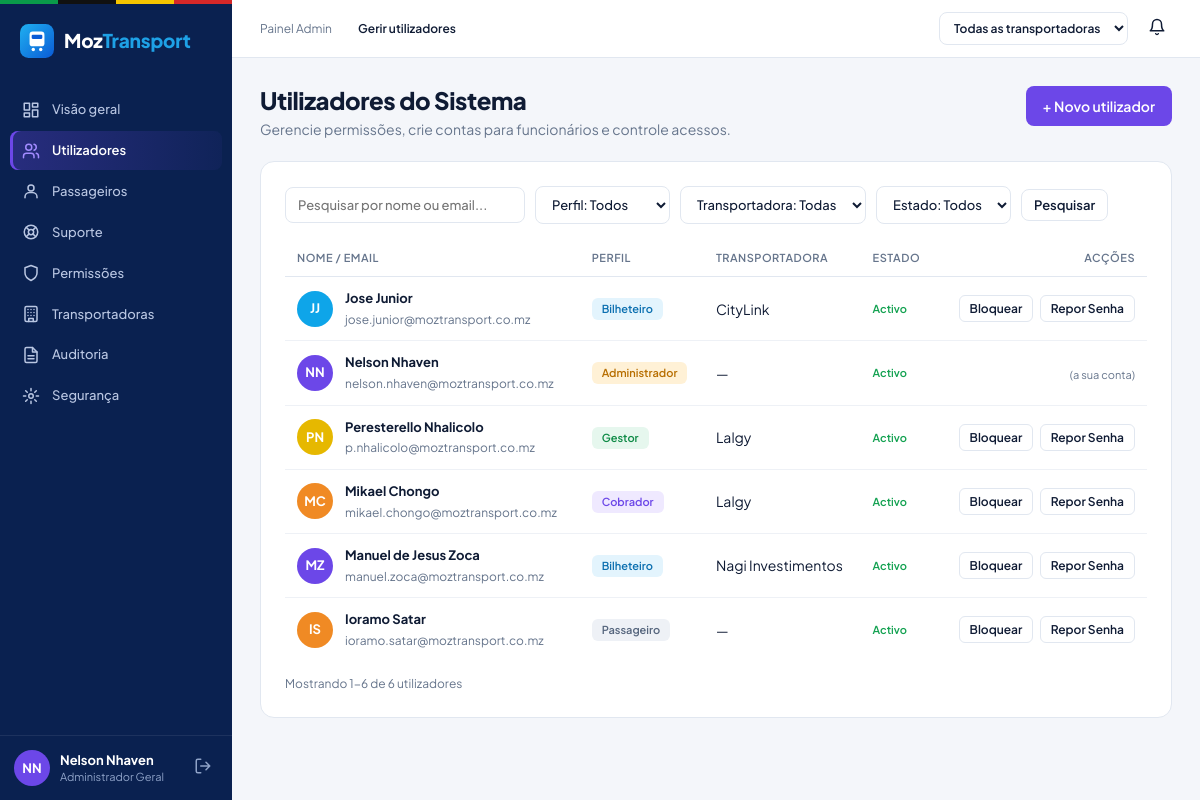
Page /administrador/utilizadores.php (signed in) on the earlier database version.
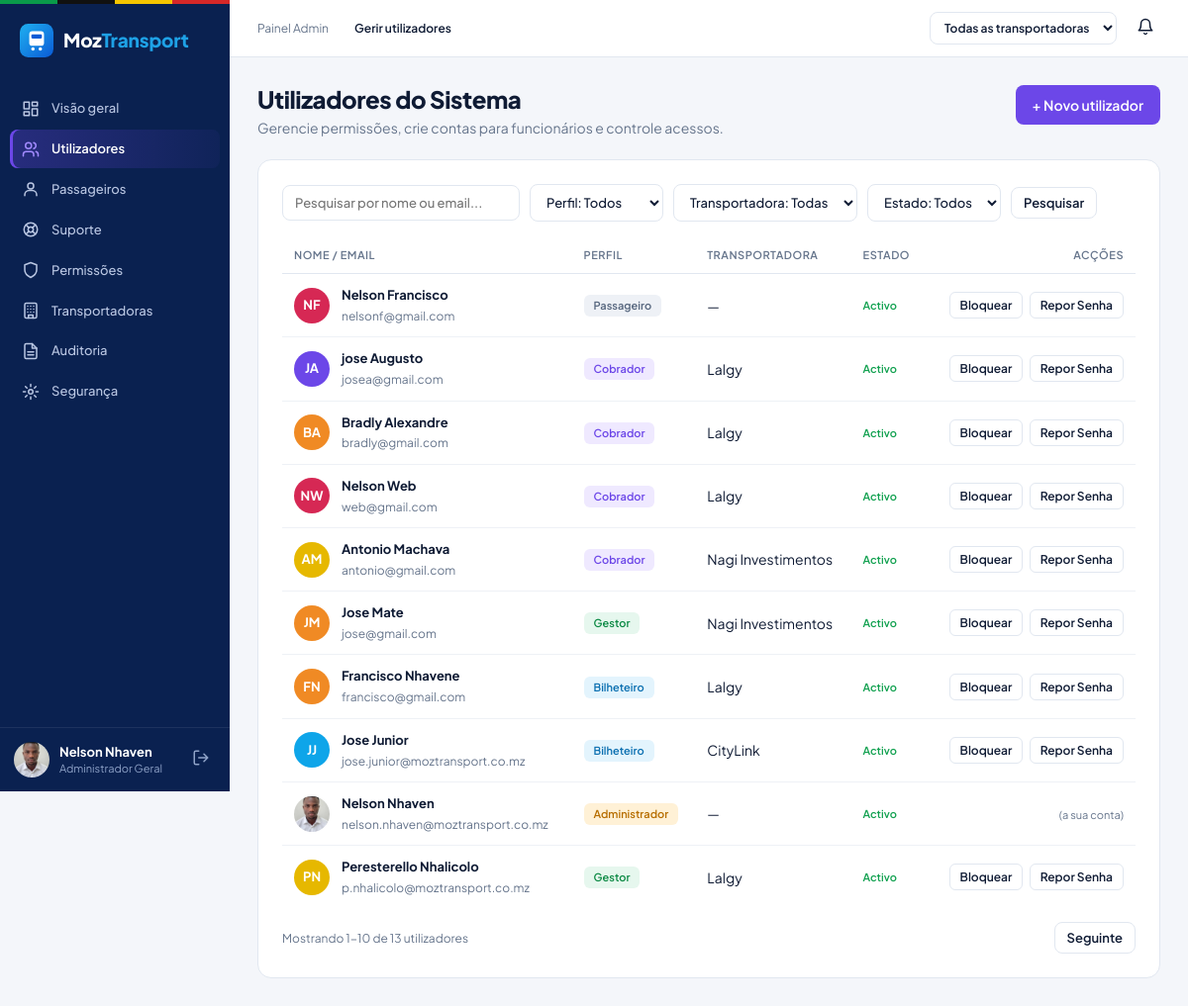
Same page on the later database version.
### tables this page shows
CREATE TABLE `utilizador` (
  `id_utilizador` int(10) unsigned NOT NULL AUTO_INCREMENT,
  `nome` varchar(100) NOT NULL,
  `email` varchar(120) NOT NULL,
  `senha` varchar(255) NOT NULL,
  `telefone` varchar(30) DEFAULT NULL,
  `documento` varchar(30) DEFAULT NULL,
  `foto` varchar(255) DEFAULT NULL,
  `agencia` varchar(100) DEFAULT NULL,
  `perfil` enum('passageiro','bilheteiro','cobrador','gestor','administrador') NOT NULL DEFAULT 'passageiro',
  `id_transportadora` int(10) unsigned DEFAULT NULL,
  `activo` tinyint(1) NOT NULL DEFAULT 1,
  `data_criacao` datetime NOT NULL DEFAULT current_timestamp(),
  `tentativas_falhadas` tinyint(3) unsigned NOT NULL DEFAULT 0,
  `bloqueado_ate` datetime DEFAULT NULL,
  `ultimo_acesso` datetime DEFAULT NULL,
  `notificacoes` tinyint(1) NOT NULL DEFAULT 1,
  `notificacoes_vistas_em` datetime DEFAULT NULL,
  PRIMARY KEY (`id_utilizador`),
  UNIQUE KEY `uq_utilizador_email` (`email`),
  UNIQUE KEY `uq_utilizador_documento` (`documento`),
  KEY `idx_utilizador_perfil` (`perfil`),
  KEY `fk_utilizador_transportadora` (`id_transportadora`),
  CONSTRAINT `fk_utilizador_transportadora` FOREIGN KEY (`id_transportadora`) REFERENCES `transportadora` (`id_transportadora`) ON DELETE SET NULL ON UPDATE CASCADE
);

CREATE TABLE `transportadora` (
  `id_transportadora` int(10) unsigned NOT NULL AUTO_INCREMENT,
  `nome` varchar(100) NOT NULL,
  `nuit` varchar(20) NOT NULL,
  `contacto` varchar(30) NOT NULL,
  `endereco` varchar(200) DEFAULT NULL,
  `activa` tinyint(1) NOT NULL DEFAULT 1,
  PRIMARY KEY (`id_transportadora`),
  UNIQUE KEY `uq_transportadora_nuit` (`nuit`)
);

### includes/sessao.php (called while the page is built, shortened)
<?php
require_once __DIR__ . '/funcoes.php';
function utilizador_logado(): ?array {
    return $_SESSION['utilizador'] ?? null;
}

### administrador/utilizadores.php (the view, shortened to what the changed rows need)
<?php
require_once __DIR__ . '/../includes/sessao.php';
$eu = utilizador_logado();
$onde = ['1=1'];
$p = [];
$cond = implode(' AND ', $onde);
$st = $pdo->prepare("SELECT COUNT(*) FROM utilizador u WHERE $cond");
$st->execute($p);
$total = (int)$st->fetchColumn();
$porPagina = 10;
$pagina = max(1, (int)($_GET['pagina'] ?? 1));
$paginas = max(1, (int)ceil($total / $porPagina));
$pagina = min($pagina, $paginas);
$offset = ($pagina - 1) * $porPagina;
$st = $pdo->prepare("SELECT u.*, t.nome AS transportadora FROM utilizador u
                     LEFT JOIN transportadora t ON t.id_transportadora = u.id_transportadora
                     WHERE $cond ORDER BY u.data_criacao DESC, u.id_utilizador DESC LIMIT $porPagina OFFSET $offset");
$st->execute($p);
$lista = $st->fetchAll();
function ligacao_pagina(int $n): string {
    $qs = $_GET; $qs['pagina'] = $n;
    return '?' . http_build_query($qs);
}
$migalhas = ['Painel Admin', 'Gerir utilizadores'];
$paginaActiva = 'administrador/utilizadores.php';
require __DIR__ . '/../includes/painel_inicio.php';
?>
<div class="cabecalho-pagina">
  <div>
    <h1 class="titulo-pagina">Utilizadores do Sistema</h1>
  </div>
</div>
<section class="cartao">
  <div class="tabela-rolar">
  <table class="tabela">
    <thead><tr><th>Nome / Email</th><th>Perfil</th><th>Transportadora</th><th>Estado</th><th class="acoes">Acções</th></tr></thead>
    <tbody>
    <?php foreach ($lista as $l):
        $bloq = !(int)$l['activo'] || ($l['bloqueado_ate'] && strtotime($l['bloqueado_ate']) > time());
        $eMeu = (int)$l['id_utilizador'] === (int)$eu['id_utilizador'];
    ?>
      <tr>
        <td><div class="celula-utilizador"><?= avatar_html($l) ?>
          <div><strong><?= e($l['nome']) ?></strong><small><?= e($l['email']) ?></small></div></div></td>
        <td><span class="etq <?= classe_perfil($l['perfil']) ?>"><?= e(nome_perfil($l['perfil'])) ?></span></td>
        <td><?= e($l['transportadora'] ?? '—') ?></td>
        <td><span class="etq <?= $bloq ? 'etq-bloqueado' : 'etq-activo' ?>"><?= $bloq ? 'Bloqueado' : 'Activo' ?></span></td>
        <td class="acoes">
          <?php if (!$eMeu): ?>
            <form method="post" data-confirmar="<?= $bloq ? 'Desbloquear' : 'Bloquear' ?> <?= e($l['nome']) ?>?">
              <button class="btn-tabela" type="submit"><?= $bloq ? 'Desbloquear' : 'Bloquear' ?></button>
            </form>
            <form method="post" data-confirmar="Repor a palavra-passe de <?= e($l['nome']) ?>? Será gerada uma palavra-passe temporária.">
              <button class="btn-tabela" type="submit">Repor Senha</button>
            </form>
          <?php else: ?><small class="pequeno">(a sua conta)</small><?php endif; ?>
        </td>
      </tr>
    <?php endforeach; ?>
    </tbody>
  </table>
  </div>
  <div class="rodape-tabela">
    <span><?= $total ? 'Mostrando ' . ($offset + 1) . '-' . ($offset + count($lista)) . ' de ' . formatar_numero($total) . ' utilizadores' : 'Sem resultados' ?></span>
    <div class="paginacao">
      <?php if ($pagina < $paginas): ?><a class="btn btn-sec btn-pequeno" href="<?= e(ligacao_pagina($pagina + 1)) ?>">Seguinte</a><?php endif; ?>
    </div>
  </div>
</section>
<?php require __DIR__ . '/../includes/painel_fim.php'; ?>

### includes/painel_inicio.php (shortened to what the changed rows need)
<?php
require_once __DIR__ . '/menu.php';
require_once __DIR__ . '/notificacoes.php';
$u        = utilizador_logado();
$menu     = menu_do_perfil($u['perfil']);
$migalhas = $migalhas ?? [];
$nomeTransp = null;
?>
<!DOCTYPE html>
<html lang="pt">
<head>
  <link rel="stylesheet" href="<?= e(url('assets/css/base.css') . '?v=' . (int)@filemtime(__DIR__ . '/../assets/css/base.css')) ?>">
  <link rel="stylesheet" href="<?= e(url('assets/css/painel.css') . '?v=' . (int)@filemtime(__DIR__ . '/../assets/css/painel.css')) ?>">
  <link rel="stylesheet" href="<?= e(url('assets/css/admin.css') . '?v=' . (int)@filemtime(__DIR__ . '/../assets/css/admin.css')) ?>">
  <link rel="stylesheet" href="<?= e(url('assets/css/bilheteiro.css') . '?v=' . (int)@filemtime(__DIR__ . '/../assets/css/bilheteiro.css')) ?>">
  <link rel="stylesheet" href="<?= e(url('assets/css/notificacoes.css') . '?v=' . (int)@filemtime(__DIR__ . '/../assets/css/notificacoes.css')) ?>">
  <link rel="stylesheet" href="<?= e(url('assets/css/suporte.css') . '?v=' . (int)@filemtime(__DIR__ . '/../assets/css/suporte.css')) ?>">
  <link rel="stylesheet" href="<?= e(url('assets/css/gestor.css') . '?v=' . (int)@filemtime(__DIR__ . '/../assets/css/gestor.css')) ?>">
</head>
<body class="painel perfil-<?= e($u['perfil']) ?>">
<aside class="lateral">
  <nav class="lateral-menu">
    <?php foreach ($menu as [$rotulo, $caminho, $icone]): ?>
      <a href="<?= e(url($caminho)) ?>" class="<?= ($paginaActiva ?? '') === $caminho ? 'activo' : '' ?>">
        <?= icone_svg($icone) ?><span><?= e($rotulo) ?></span>
      </a>
    <?php endforeach; ?>
  </nav>
  <div class="lateral-rodape">
    <a class="utilizador-cartao" href="<?= e(url('conta/dados_pessoais.php')) ?>" title="Dados pessoais">
      <?= avatar_html($u) ?>
      <span class="utilizador-texto">
        <strong><?= e($u['nome']) ?></strong>
        <small><?= e($u['perfil'] === 'administrador' ? 'Administrador Geral' : nome_perfil($u['perfil'])) ?><?= $nomeTransp ? ' • ' . e($nomeTransp) : (!empty($u['agencia']) ? ' • ' . e(explode(' ', $u['agencia'])[0]) : '') ?></small>
      </span>
    </a>
  </div>
</aside>
<div class="conteudo-geral">
  <header class="topo">
    <nav class="migalhas" aria-label="Localização">
      <?php foreach ($migalhas as $i => $m): ?>
        <span class="<?= $i === count($migalhas) - 1 ? 'actual' : '' ?>"><?= e($m) ?></span>
      <?php endforeach; ?>
    </nav>
  </header>
  <main class="conteudo">

### includes/menu.php (shortened to what the changed rows need)
<?php
function icone_svg(string $nome): string {
    return '<svg class="icone" viewBox="0 0 24 24" fill="none" stroke="currentColor" stroke-width="2" '
         . 'stroke-linecap="round" stroke-linejoin="round" aria-hidden="true">' . ($i[$nome] ?? '') . '</svg>';
}

### includes/funcoes.php (shortened to what the changed rows need)
<?php
function e($valor): string {
    return htmlspecialchars((string)$valor, ENT_QUOTES, 'UTF-8');
}
function url(string $caminho = ''): string {
    return BASE_URL . '/' . ltrim($caminho, '/');
}
function iniciais(string $nome): string {
    $partes = preg_split('/\s+/', trim($nome));
    $i = mb_strtoupper(mb_substr($partes[0], 0, 1));
    if (count($partes) > 1) {
        $i .= mb_strtoupper(mb_substr(end($partes), 0, 1));
    }
    return $i;
}
function nome_perfil(string $perfil): string {
    return [
        'passageiro' => 'Passageiro', 'bilheteiro' => 'Bilheteiro', 'cobrador' => 'Cobrador',
        'gestor' => 'Gestor', 'administrador' => 'Administrador',
    ][$perfil] ?? ucfirst($perfil);
}
function avatar_html(array $u, string $classe = ''): string {
    if (!empty($u['foto'])) {
        return '<span class="avatar ' . e($classe) . '"><img src="' . e(url($u['foto'])) . '" alt=""></span>';
    }
    $cores = ['#12a150', '#f08a24', '#6c47e8', '#0ea5e9', '#d62854', '#e6b800'];
    $cor = $cores[crc32((string)($u['nome'] ?? '')) % count($cores)];
    return '<span class="avatar ' . e($classe) . '" style="background:' . $cor . '">' . e(iniciais($u['nome'] ?? '?')) . '</span>';
}
function formatar_numero($n): string {
    return number_format((float)$n, 0, ',', ' ');
}
function classe_perfil(string $perfil): string {
    return 'etq-' . $perfil;
}

Differences in the rows shown:
no longer on this page (row edited): utilizador: nome "MC", nome "Mikael Chongo", email "mikael.chongo@moztransport.co.mz", perfil "Cobrador", id_transportadora.nome "Lalgy", activo "Activo"
no longer on this page (row edited): utilizador: nome "MZ", nome "Manuel de Jesus Zoca", email "manuel.zoca@moztransport.co.mz", perfil "Bilheteiro", id_transportadora.nome "Nagi Investimentos", activo "Activo"
no longer on this page (row edited): utilizador: nome "IS", nome "Ioramo Satar", email "ioramo.satar@moztransport.co.mz", perfil "Passageiro", transportadora "—", activo "Activo"
changed utilizador "Nelson Nhaven": foto: picture added; nome "NN" → (not shown)
added utilizador: nome "NF", nome "Nelson Francisco", email "nelsonf@gmail.com", perfil "Passageiro", transportadora "—", activo "Activo"
added utilizador: nome "JA", nome "jose Augusto", email "josea@gmail.com", perfil "Cobrador", id_transportadora.nome "Lalgy", activo "Activo"
added utilizador: nome "BA", nome "Bradly Alexandre", email "bradly@gmail.com", perfil "Cobrador", id_transportadora.nome "Lalgy", activo "Activo"
added utilizador: nome "NW", nome "Nelson Web", email "web@gmail.com", perfil "Cobrador", id_transportadora.nome "Lalgy", activo "Activo"
added utilizador: nome "AM", nome "Antonio Machava", email "antonio@gmail.com", perfil "Cobrador", id_transportadora.nome "Nagi Investimentos", activo "Activo"
added utilizador: nome "JM", nome "Jose Mate", email "jose@gmail.com", perfil "Gestor", id_transportadora.nome "Nagi Investimentos", activo "Activo"
added utilizador: nome "FN", nome "Francisco Nhavene", email "francisco@gmail.com", perfil "Bilheteiro", id_transportadora.nome "Lalgy", activo "Activo"
Other differences:
$offset + count($lista): "6" → "10"
formatar_numero($total): "6" → "13"
text now shown: "Seguinte"
